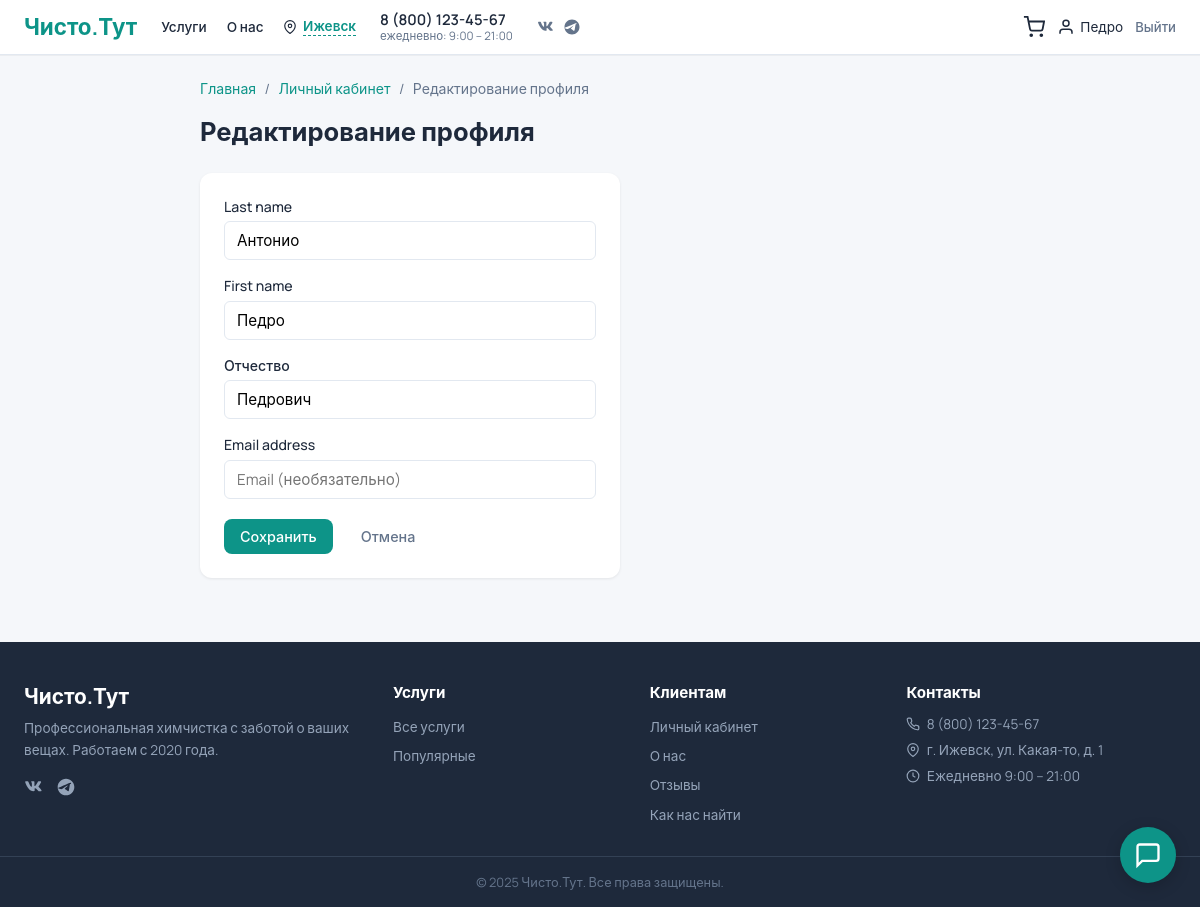
Screenshot of /c/account/edit/ (signed in) with the database file from the repository.
### core/models.py (models this page shows, shortened)
class User(AbstractUser):
    username = None
    phone = models.CharField(
        'Телефон',
        max_length=11,
        unique=True,
        validators=[phone_validator],
        help_text='Формат: 89991234567 или 79991234567',
    )
    patronymic = models.CharField('Отчество', max_length=150)
    objects = UserManager()
    USERNAME_FIELD = 'phone'
    REQUIRED_FIELDS = ['first_name']
    class Meta:
        verbose_name = 'пользователь'
        verbose_name_plural = 'пользователи'

### customer/views.py (the view)
# urls.py: path('account/edit/', views.account_edit, name='account_edit'),
@login_required
def account_edit(request):
    if request.method == 'POST':
        form = CustomerProfileForm(request.POST, instance=request.user)
        if form.is_valid():
            form.save()
            from django.contrib import messages
            messages.success(request, 'Профиль сохранён.')
            return redirect('customer:account')
    else:
        form = CustomerProfileForm(instance=request.user)
    return render(request, 'customer/account_edit.html', {'form': form})

### customer/forms.py
class CustomerProfileForm(forms.ModelForm):
    class Meta:
        model = User
        fields = ('last_name', 'first_name', 'patronymic', 'email')
        widgets = {
            'last_name': forms.TextInput(attrs={'class': 'form-input', 'placeholder': 'Фамилия'}),
            'first_name': forms.TextInput(attrs={'class': 'form-input', 'placeholder': 'Имя'}),
            'patronymic': forms.TextInput(attrs={'class': 'form-input', 'placeholder': 'Отчество'}),
            'email': forms.EmailInput(attrs={'class': 'form-input', 'placeholder': 'Email (необязательно)'}),
        }

### templates/customer/account_edit.html (shortened to what this page needs)
{% extends 'customer/base.html' %}
{% load static %}
{% block content %}
<div class="account-page account-edit-page">
    <nav class="breadcrumbs">
        <a href="{% url 'customer:home' %}">Главная</a>
        <span class="bc-sep">/</span>
        <a href="{% url 'customer:account' %}">Личный кабинет</a>
        <span class="bc-sep">/</span>
        <span>Редактирование профиля</span>
    </nav>
    <h1 class="account-title">Редактирование профиля</h1>
    <section class="account-section">
        <form method="post" class="account-profile-form">
            {% for field in form %}
            <div class="form-row">
                <label for="{{ field.id_for_label }}">{{ field.label }}</label>
                {{ field }}
            </div>
            {% endfor %}
            <div class="form-actions">
                <button type="submit" class="btn btn-primary">Сохранить</button>
                <a href="{% url 'customer:account' %}" class="btn btn-ghost">Отмена</a>
            </div>
        </form>
    </section>
</div>
{% endblock %}

### templates/customer/base.html (shortened to what this page needs)
<!DOCTYPE html>
<html lang="ru">
<head>
    {% load static %}
    <link rel="stylesheet" href="{% static 'css/style.css' %}">
    <link rel="stylesheet" href="{% static 'css/customer.css' %}">
</head>
<body>
    <header class="c-header">
        <div class="c-header-inner">
            <a href="{% url 'customer:home' %}" class="c-logo">Чисто.Тут</a>
            <nav class="c-header-nav">
                <a href="{% url 'customer:catalog' %}" class="c-header-link">Услуги</a>
                <a href="{% url 'customer:about' %}" class="c-header-link">О нас</a>
                <a href="{% url 'customer:home' %}#map-section" class="c-header-link">
                    <svg width="14" height="14" viewBox="0 0 24 24" fill="none" stroke="currentColor" stroke-width="2"><path d="M21 10c0 7-9 13-9 13s-9-6-9-13a9 9 0 0 1 18 0z"/><circle cx="12" cy="10" r="3"/></svg>
                    <span class="c-city">Ижевск</span>
                </a>
            </nav>
            <div class="c-header-phone">
                <a href="tel:+78001234567" class="c-phone-number">8 (800) 123-45-67</a>
                <span class="c-phone-hours">ежедневно: 9:00 – 21:00</span>
            </div>
            <div class="c-header-socials">
                <a href="#" class="c-social" title="ВКонтакте">
                </a>
                <a href="#" class="c-social" title="Telegram">
                </a>
            </div>
            <nav class="c-header-actions">
                {% if user.is_authenticated %}
                    {% if user.is_staff %}
                    <a href="{% url 'core:home' %}" class="btn btn-ghost btn-sm">Панель сотрудника</a>
                    {% else %}
                <a href="{% url 'customer:cart' %}" class="c-cart-link" title="Корзина">
                    <svg width="22" height="22" viewBox="0 0 24 24" fill="none" stroke="currentColor" stroke-width="2">
                        <circle cx="9" cy="21" r="1"/><circle cx="20" cy="21" r="1"/>
                        <path d="M1 1h4l2.68 13.39a2 2 0 0 0 2 1.61h9.72a2 2 0 0 0 2-1.61L23 6H6"/>
                    </svg>
                </a>
                    {% endif %}
                    <a href="{% url 'customer:account' %}" class="c-header-user">
                        <svg width="18" height="18" viewBox="0 0 24 24" fill="none" stroke="currentColor" stroke-width="2"><path d="M20 21v-2a4 4 0 0 0-4-4H8a4 4 0 0 0-4 4v2"/><circle cx="12" cy="7" r="4"/></svg>
                        <span>{{ user.first_name|default:user.phone }}</span>
                    </a>
                    <form action="{% url 'customer:logout' %}" method="post" class="logout-form">
                        <button type="submit" class="c-header-link c-logout-btn">Выйти</button>
                    </form>
                {% endif %}
            </nav>
        </div>
    </header>
    <main class="main">
        {% block content %}{% endblock %}
    </main>
    <footer class="c-footer">
        <div class="c-footer-inner">
            <div class="c-footer-col">
                <a href="{% url 'customer:home' %}" class="c-footer-logo">Чисто.Тут</a>
                <p class="c-footer-desc">Профессиональная химчистка с заботой о ваших вещах. Работаем с 2020 года.</p>
                <div class="c-footer-socials">
                    <a href="https://vk.com" target="_blank" rel="noopener noreferrer" title="ВКонтакте">
                    </a>
                    <a href="https://t.me" target="_blank" rel="noopener noreferrer" title="Telegram">
                    </a>
                </div>
            </div>
            <div class="c-footer-col">
                <h4>Услуги</h4>
                <ul>
                    <li><a href="{% url 'customer:catalog' %}">Все услуги</a></li>
                    <li><a href="{% url 'customer:home' %}#services">Популярные</a></li>
                </ul>
            </div>
            <div class="c-footer-col">
                <h4>Клиентам</h4>
                <ul>
                    <li><a href="{% if user.is_authenticated %}{% url 'customer:account' %}{% else %}{% url 'customer:login' %}{% endif %}">Личный кабинет</a></li>
                    <li><a href="{% url 'customer:about' %}">О нас</a></li>
                    <li><a href="{% url 'customer:home' %}#reviews-section">Отзывы</a></li>
                    <li><a href="{% url 'customer:home' %}#map-section">Как нас найти</a></li>
                </ul>
            </div>
            <div class="c-footer-col">
                <h4>Контакты</h4>
                <p class="c-footer-contact">
                    <a href="tel:+79935284567">8 (800) 123-45-67</a>
                </p>
                <p class="c-footer-contact">
                    <svg width="14" height="14" viewBox="0 0 24 24" fill="none" stroke="currentColor" stroke-width="2"><path d="M21 10c0 7-9 13-9 13s-9-6-9-13a9 9 0 0 1 18 0z"/><circle cx="12" cy="10" r="3"/></svg>
                    <a href="https://yandex.ru/maps/?text=Ижевск,+ул.+Какая-то,+д.+1" target="_blank" rel="noopener noreferrer">г. Ижевск, ул. Какая-то, д. 1</a>
                </p>
                <p class="c-footer-contact">
                    <svg width="14" height="14" viewBox="0 0 24 24" fill="none" stroke="currentColor" stroke-width="2"><circle cx="12" cy="12" r="10"/><polyline points="12 6 12 12 16 14"/></svg>
                    Ежедневно 9:00 – 21:00
                </p>
            </div>
        </div>
        <div class="c-footer-bottom">
            <p>&copy; 2025 Чисто.Тут. Все права защищены.</p>
        </div>
    </footer>
    {% if user.is_authenticated and not user.is_staff %}
    <div id="chat-widget">
        <button id="chat-toggle" class="chat-toggle" title="Чат с поддержкой">
            <svg class="chat-icon" viewBox="0 0 24 24" fill="none" stroke="currentColor" stroke-width="2">
                <path d="M21 15a2 2 0 0 1-2 2H7l-4 4V5a2 2 0 0 1 2-2h14a2 2 0 0 1 2 2z"/>
            </svg>
        </button>
    </div>
    {% endif %}
</body>
</html>

### static/css/style.css (style rules this page uses)
:root { --bg: #f5f7fa; --surface: #ffffff; --primary: #0d9488; --primary-dark: #0f766e; --text: #1e293b; --text-muted: #64748b; --border: #e2e8f0; --danger: #dc2626; --warning: #d97706; --radius: 12px; --shadow: 0 1px 3px rgba(0,0,0,.08); --shadow-md: 0 4px 12px rgba(0,0,0,.08); }
* { box-sizing: border-box; }
body { font-family: 'Manrope', -apple-system, sans-serif; background: var(--bg); color: var(--text); margin: 0; min-height: 100vh; display: flex; flex-direction: column; }
.btn { display: inline-flex; align-items: center; justify-content: center; padding: 0.5rem 1rem; border-radius: 8px; font-family: inherit; font-size: 0.9rem; font-weight: 500; text-decoration: none; border: none; cursor: pointer; transition: background .2s, color .2s; }
.btn-primary { background: var(--primary); color: #fff; }
.btn-ghost { background: transparent; color: var(--text-muted); }
.logout-form { display: inline; margin: 0; }
.main { flex: 1; padding: 1.5rem; max-width: 1000px; margin: 0 auto; width: 100%; }
.form-input { padding: 0.6rem 0.85rem; border: 1px solid var(--border); border-radius: 8px; font-family: inherit; font-size: 1rem; }
.form-actions { display: flex; gap: 0.75rem; margin-top: 1rem; }

### rows the page displays
User: first_name "Педро", form "Антонио" "Педро" "Педрович"

### other values shown
{{ field.label }} "Last name" "First name" "Отчество" "Email address"
